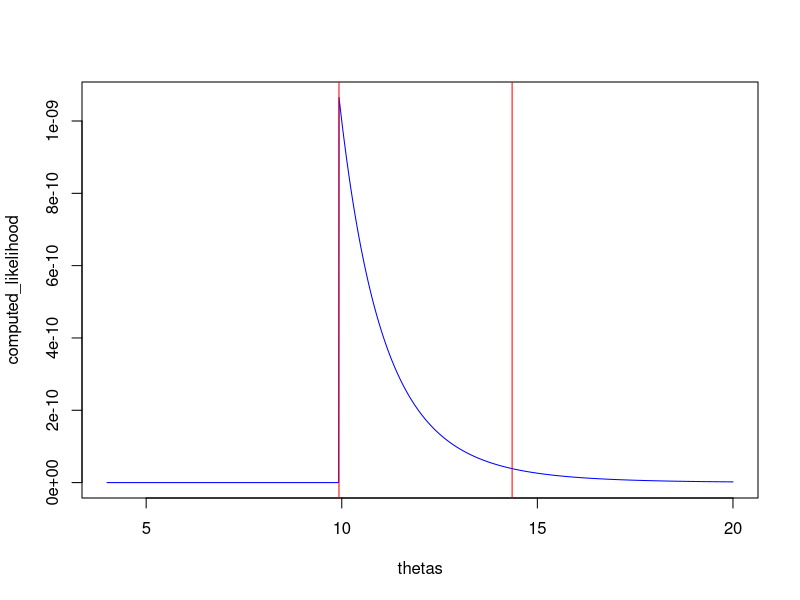

The R script that drew this image:
likelihood_f <- function(theta, sample_max, n) {
  if (theta < sample_max) {
    return(0)
  } else{
    return(1 / theta ^ n)
  }
}
true_theta <- 10
n <- 9
alpha <- 0.01
obs <- runif(n = n, min = 0, max = true_theta)
sample_max <- max(obs)
thetas <- seq(4, 20, 0.01)
computed_likelihood <-
  sapply(thetas, likelihood_f, sample_max = sample_max, n = n)
plot(thetas,
     computed_likelihood,
     type = 'l',
     col = 'blue')
abline(v = sample_max, col = 'red')
right_CI = sample_max * exp(qchisq(p = 1 - alpha, df = 1) / (2 * n))
abline(v = right_CI, col = 'red')
sprintf("[%f,%f]", sample_max, right_CI)